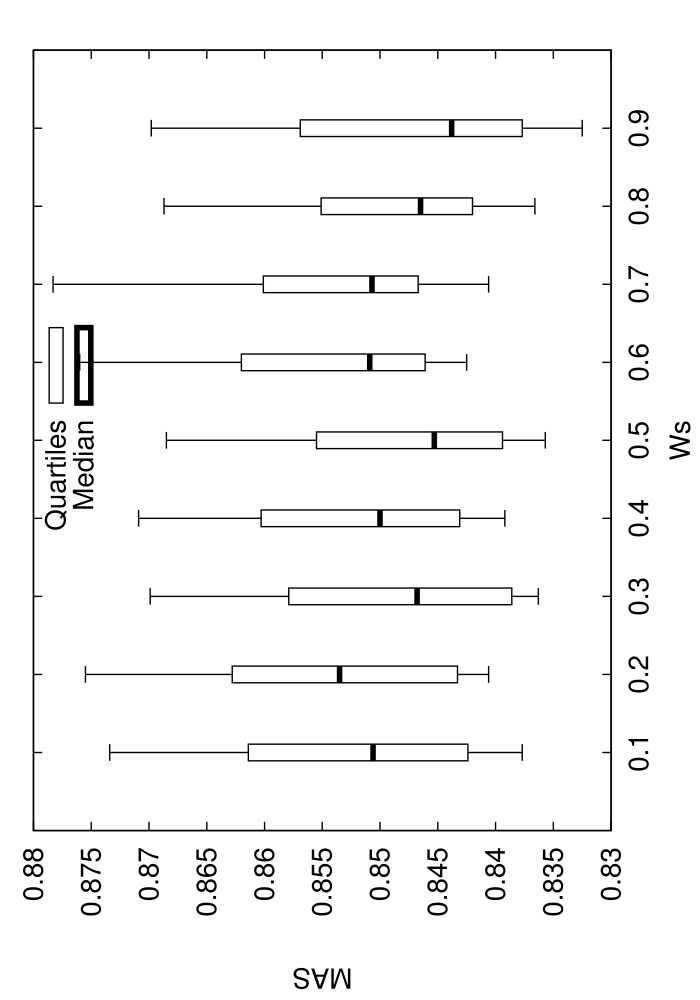

Reproduce this figure in gnuplot.
set terminal postscript enhanced 20
set xrange[0:1]
set xlabel 'Ws'
set ylabel 'MAS'
set key ins vert center top spacing 1.0
set output 'stat_COMP_WI05.dat.eps'
set bars 4.0
set style fill empty
plot 'stat_COMP_WI05.dat.elab' using 1:3:2:6:5:xticlabel(1) with candlesticks lt -1 lw 1 title 'Quartiles' whiskerbars,'' using 1:4:4:4:4:xticlabels(1) with candlesticks lt -1 lw 4 title 'Median'
